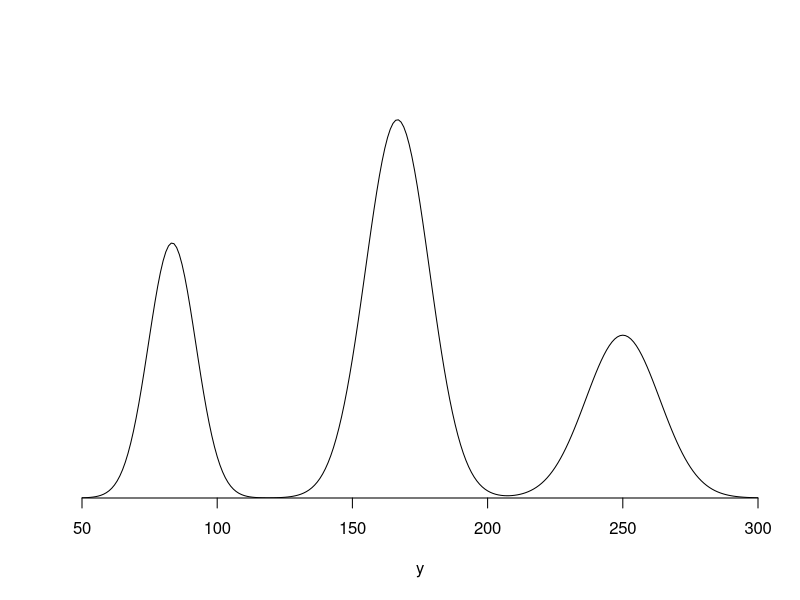

Write the R code that produced this figure.
## chapter 1, problem 9

#initializations for storage to find median / interval
sims <- 100
i.list <- c(rep(0,sims))
total.num.patients.list <- c(rep(0,sims))
patients.who.waited.list <- c(rep(0,sims))
virtual.line <- c(NA)
time.waited.list <- c(rep(0,sims))
i <- 0

#simulation
for (run in (1:sims)) {
  #initializations
  i <- 0 #time (minutes)
  num.wait <- 0 #the number of patients waiting
  busy <- c(0,0,0) #are or arent the doctors available, 0 if avail, 1 if busy
  free <- c(0,0,0) #when each of the doctors will be free again
  total.num.patients <- 0 #counter for total number of patients who visit
  patients.who.waited <- 0 #counter for number of patients who had to wait
  time.waited <- c(0)
  
  # from 9am to 4pm
  for (i in (1:420)) {
    #if a doctor finishs with a patient at time i, then set corresponding busy to 0 for free
    busy[free==i] <- 0
    #if a doctor finishs with a patient at time i
    if (busy[1]==0 || busy[2]==0 || busy[3]==0) {
      #count the amount of time patient has been waiting ... 
      time.waited[i] <- virtual.line[which(!is.na(virtual.line))[1]]
      #... and then remove from the line
      virtual.line[which(!is.na(virtual.line))[1]] <- NA
    }
    #does a new patient arrive? if yes add one to the waiting line
    if (rexp(1, 0.1)<=1) {
      num.wait <- num.wait+1
      total.num.patients <- total.num.patients+1
      #and add patient to virtual line
      virtual.line[i] <- 1
      #check if patient will have to wait
      if (length(busy[which(busy==0)]) < num.wait){
        patients.who.waited <- patients.who.waited+1
      }
    }
    #check which / how many of the doctors ...
    for (j in (1:3)) {
      #... are not busy, AND check if there is a patient waiting
      if (busy[j]==0 && num.wait > 0){
        #take a patient off the waiting line
        num.wait <- num.wait-1
        #note that doctor is now busy
        busy[j] <- 1
        #set the time when the doctor will no longer be busy to i + pulled value
        free[j] <- i + round(runif(1,15,20),0)
      }
    }
    #if no doctor is free, mark that patients in line had to wait
    for (mark in (which(!is.na(virtual.line)))) {
      virtual.line[mark] <- virtual.line[mark] +1
      }
  }
  # post 4pm
  while (num.wait>0) {
    #if a doctor finishs with a patient at time i, then set corresponding busy to 0
    busy[free==i] <- 0
    #if a doctor finishs with a patient at time i
    if (busy[1]==0 || busy[2]==0 || busy[3]==0) {
      #count the amount of time patient has been waiting ... 
      time.waited[i] <- virtual.line[which(!is.na(virtual.line))[1]]
      #... and then remove from the line
      virtual.line[which(!is.na(virtual.line))[1]] <- NA
    }
    #check which / how many of the doctors ... 
    for (j in (1:3)) {
      #... are not busy, AND check if there is a patient waiting
      if (busy[j]==0 && num.wait > 0){
        #take a patient off the waiting line
        num.wait <- num.wait-1
        #note that that doctor is now busy
        busy[j] <- 1
        #set the time when the doctor will no longer be busy to i + pulled value
        free[j] <- i + round(runif(1,15,20),0)
      }
    }
    #if no doctor is free, mark that patients in line had to wait
    for (mark in (which(!is.na(virtual.line)))) {
      virtual.line[mark] <- virtual.line[mark] +1
    }
    #count elapsed minute
    i <- i + 1
    virtual.line[i] <- NA
  }
  i.list[run] <- i
  total.num.patients.list[run] <- total.num.patients
  patients.who.waited.list[run] <- patients.who.waited
  time.waited.list[run] <- mean(time.waited,na.rm=T)
}

#How many patients came to the office?
median(total.num.patients.list)
total.num.patients.list.ordered <- (sort(total.num.patients.list))
total.num.patients.interval <- total.num.patients.list.ordered[c(25,75)]
total.num.patients.interval

#How many had to wait for a doctor?
median(patients.who.waited.list)
patients.who.waited.list.ordered <- (sort(patients.who.waited.list))
patients.who.waited.list.interval <- patients.who.waited.list.ordered[c(25,75)]
patients.who.waited.list.interval

#What was their average wait?
median(time.waited.list)
time.waited.list.ordered <- (sort(time.waited.list))
time.waited.list.interval <- time.waited.list.ordered[c(25,75)]
time.waited.list.interval

#When did the office close?
#i.list <- i.list-420
median(i.list)
i.list.ordered <- (sort(i.list))
i.list.interval <- i.list.ordered[c(25,75)]
i.list.interval



## chapter 2 problem 4
y <- seq(50,300,1)
dens <- function (x, theta){dnorm (x, 1000*theta, sqrt(1000*theta*(1-theta)))}
dens.mix <- 0.25*dens(y,1/12) + 0.5*dens(y,1/6) + 0.25*dens(y,1/4)
plot (y, dens.mix, ylim=c(0,1.1*max(dens.mix)),
      type="l", xlab="y", ylab="", xaxs="i",
      yaxs="i", yaxt="n", bty="n", cex=2)



##chapter 2 problem 13

# part a
ytilde <- rpois(10000,rgamma(10000,238)/10)
ytilde.ordered <- (sort(ytilde))
interval <- ytilde.ordered[c(250,9750)]
interval

# part b
ytilde <- rpois(10000,rgamma(10000,238)/5.716e12*8e11)
ytilde.ordered <- (sort(ytilde))
interval <- ytilde.ordered[c(250,9750)]
interval

# part c
ytilde <- rpois(10000,rgamma(10000,6919)/10)
ytilde.ordered <- (sort(ytilde))
interval <- ytilde.ordered[c(250,9750)]
interval

# part d
ytilde <- rpois(10000,rgamma(10000,6919)/5.716e12*8e11)
ytilde.ordered <- (sort(ytilde))
interval <- ytilde.ordered[c(250,9750)]
interval
